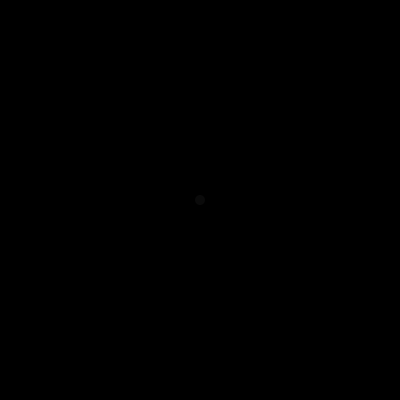
Frame 1 (no input)
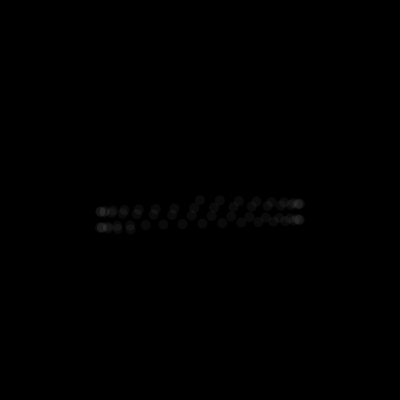
Frame 60 (the mouse pressed at the canvas centre just before this capture)
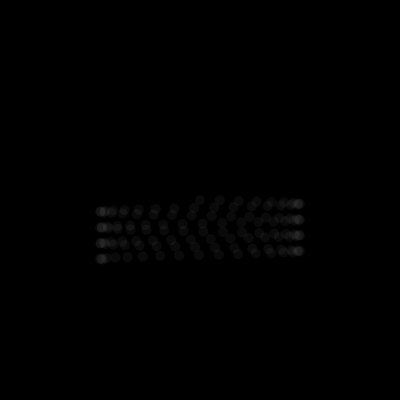
Frame 120 (the mouse held since frame 60 and released just before this capture)

The Processing sketch that drew these frames (run headless with seeded random() and noise(); from frame 60 on, the mouse is pressed at the canvas centre):

// Processing sketch: week05_hw_v01
// ── week05_hw_v01.pde
float x;
float y;
float t1=0;
float t2=0;
float r = 100;
boolean tf = false;

void setup() {
  size(400, 400);
  background(0);
  noStroke();
  fill(255, 10);
}

void draw() {
  translate(width/2, height/2);
  if (tf == false) {
    x = wave(2, 100);
    y = t2;
  } 
  else {
    x = wave(1, 20);
    y= t1;
  }
  ellipse(x, y, 10, 10);
  t1+=0.1;
  t2+=0.5;
  if (y > height) {
    tf = true;
  }
  println(tf);
}

float wave(float f, float a) {
  return sin(f*t1)*a;
}
